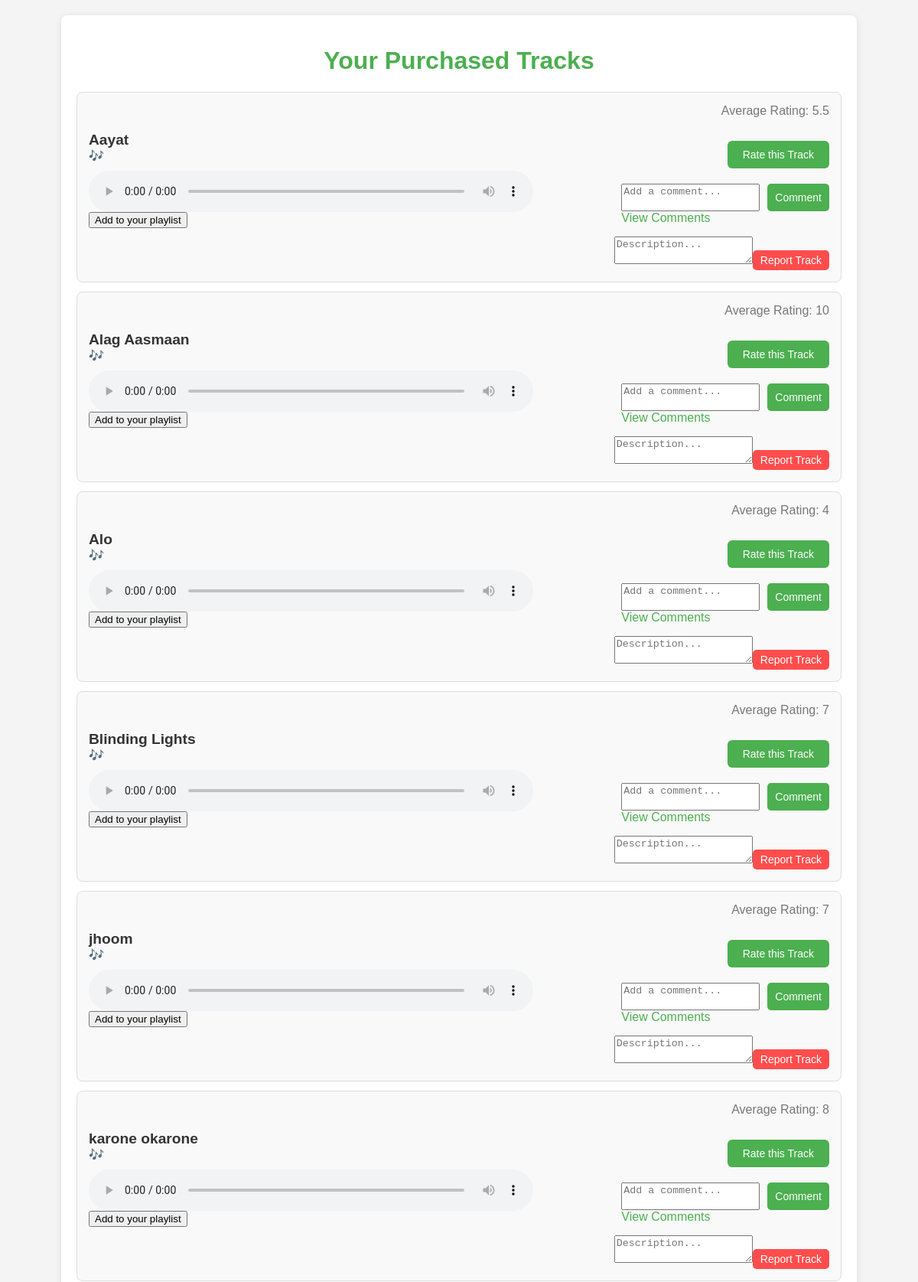
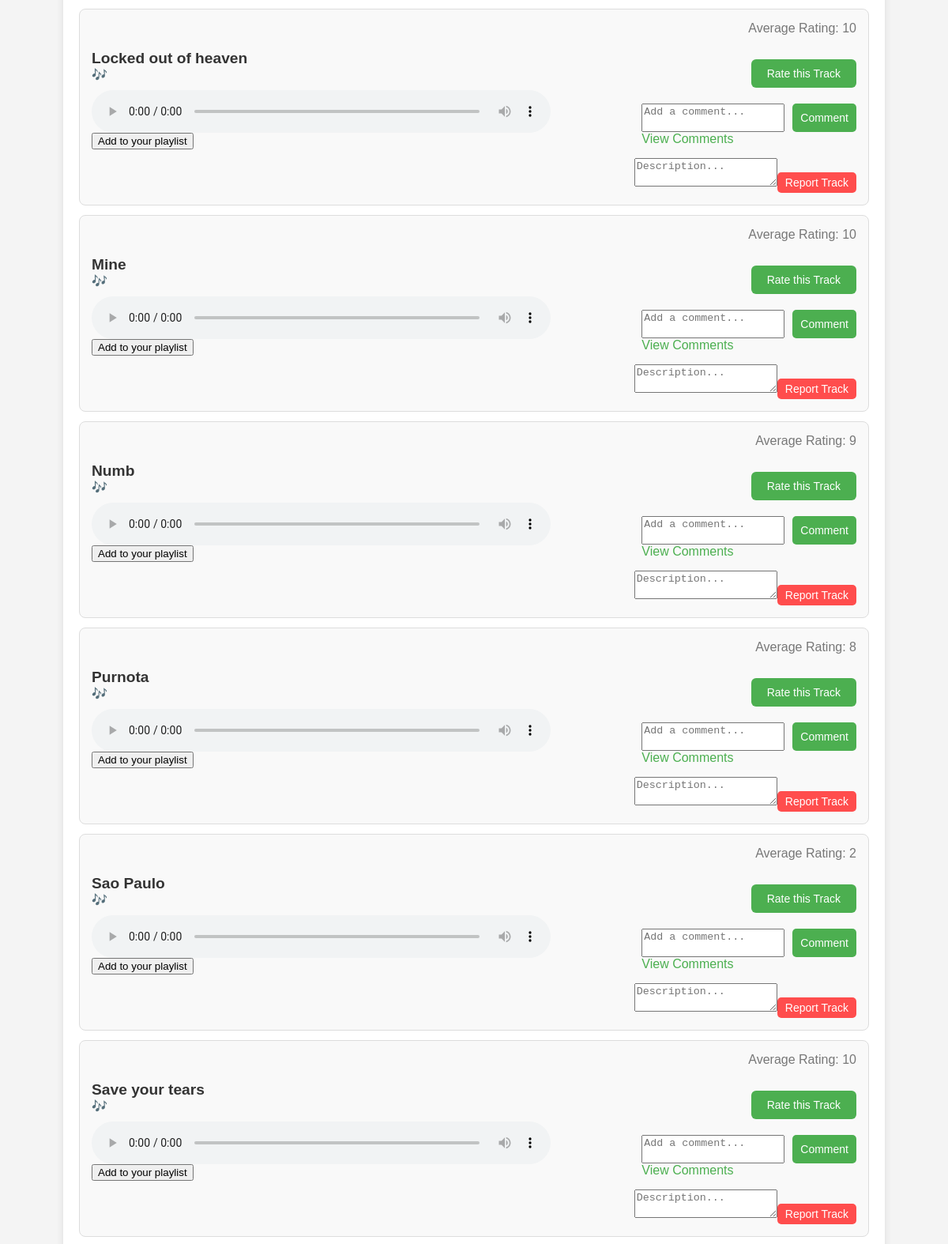
Screenshot of /bought.php (signed in, upper part) with the database file from the repository (2 pictures, top to bottom).
### tables this page shows
CREATE TABLE `tracks` (
  `trackID` int(11) NOT NULL,
  `name` varchar(30) DEFAULT NULL,
  `mediatype` varchar(10) DEFAULT NULL,
  `genreID` int(11) DEFAULT NULL,
  `artistID` int(11) DEFAULT NULL,
  `length` varchar(30) DEFAULT NULL,
  `price` int(11) DEFAULT NULL,
  `size` varchar(30) DEFAULT NULL,
  `composed_date` date DEFAULT NULL,
  `link` varchar(200) DEFAULT NULL,
  `audio_path` varchar(500) DEFAULT NULL
);

### bought.php (the view, shortened to what this page needs)
<?php
if (isset($_SESSION['ID'])) {
   $ID = $_SESSION['ID'];
}
require_once('DBconnect.php');
$sql = "SELECT t.trackID, t.name, t.audio_path, IFNULL(AVG(r.rating), 10) AS average_rating FROM tracks t JOIN invoice i ON i.trackID = t.trackID JOIN customer c ON i.customerID = c.ID LEFT JOIN ratings r ON r.trackID = t.trackID WHERE c.ID = $ID GROUP BY t.trackID ORDER BY t.name";
$result = mysqli_query($conn, $sql);
?>
<!DOCTYPE html>
<html lang="en">
<head>
</head>
<body>
    <div class="container">
        <h1>Your Purchased Tracks</h1>
        <ul class="track-list">
            <?php
            if (mysqli_num_rows($result) > 0) {
                while ($row = mysqli_fetch_assoc($result)) {
                    echo "<li>";
                    echo "<div class='track-info'>";
                    echo "<h3>" . htmlspecialchars($row['name']) . "</h3>";
                    echo "<span> 🎶 </span>";
                    echo "<audio class='audio-player' controls>
                            <source src='" . htmlspecialchars($row['audio_path']) . "' type='audio/mpeg'>
                          </audio>";
                          echo "<form action='confirming.php' method='POST'>
            <input type='hidden' name='trackID' value='" . $row['trackID'] . "'>
            <button type='submit'>Add to your playlist</button>
            </form>";
            echo "<br>";
                    echo "</div>";
                    echo "<div class='rating-comment-container'>";
                    echo "<div class='average-rating'>Average Rating: " . round($row['average_rating'], 2) . "</div>";
                    echo "<div class='rating-section'>";
                    echo "<button class='rate-trigger' onclick='showRatingForm(\"rate-form-" . $row['trackID'] . "\")'>Rate this Track</button>";
                    echo "</div>";
                    echo "<div class='comment-section'>";
                    echo "<form class='comment-form' action='add-comment.php' method='POST'>";
                    echo "<textarea name='comment' placeholder='Add a comment...' required></textarea>";
                    echo "<button type='submit' class='comment-button'>Comment</button>";
                    echo "</form>";
                    echo "<a class='view-comments' href='comment.php?trackID=" . $row['trackID'] . "'>View Comments</a>";
                    echo "</div>";
                    echo "<div class='report-section'>";
                    echo "<form class='report-form' action='submit_report.php' method='POST'>";
                    echo "<textarea name='Report' placeholder='Description...' required></textarea>";
                    echo "<button type='submit' class='report-button'>Report Track</button>";
                    echo "</form>";
                    echo "</div>";
                    echo "</div>";
                    echo "</li>";
                }
            } else {
                echo "<li>No tracks found for your account.</li>";
            }
            ?>
        </ul>
    </div>
</body>
</html>

### bought.php (style rules this page uses)
body { font-family: Arial, sans-serif; background-color: #f4f4f4; margin: 0; padding: 0; }
.container { max-width: 1000px; margin: 20px auto; background-color: #fff; padding: 20px; border-radius: 8px; box-shadow: 0 2px 10px rgba(0, 0, 0, 0.1); }
h1 { text-align: center; color: #4CAF50; }
.track-list { list-style-type: none; padding-left: 0; }
.track-list li { background-color: #f9f9f9; padding: 15px; margin: 12px 0; border-radius: 8px; border: 1px solid #ddd; display: flex; flex-direction: row; align-items: center; justify-content: space-between; }
.track-info { display: flex; flex-direction: column; align-items: flex-start; width: 60%; }
.track-info h3 { margin: 0; font-size: 1.2em; color: #333; }
.audio-player { width: 100%; margin-top: 10px; }
.rating-comment-container { display: flex; flex-direction: column; align-items: flex-end; width: 35%; }
.average-rating { font-size: 1em; color: #777; margin-bottom: 15px; }
.rating-section { display: flex; flex-direction: column; align-items: flex-end; margin-top: 15px; }
.rate-trigger { background-color: #4CAF50; color: white; padding: 10px 20px; font-size: 14px; border: none; border-radius: 6px; cursor: pointer; width: 100%; transition: background-color 0.3s; box-sizing: border-box; }
.comment-section { margin-top: 20px; }
.comment-form { display: flex; flex-direction: row; align-items: right; gap: 10px; }
.comment-form textarea { width: 100%; resize: none; }
.comment-button { background-color: #4CAF50; color: white; padding: 5px 10px; font-size: 14px; border: none; border-radius: 5px; cursor: pointer; }
.view-comments { text-decoration: none; color: #4CAF50; margin-top: 10px; }
.report-section { margin-top: 15px; }
.report-button { background-color: #ff4d4d; color: white; padding: 5px 10px; font-size: 14px; border: none; border-radius: 5px; cursor: pointer; }

### rows the page displays
tracks: name "Aayat", average_rating "5.5"
tracks: name "Alag Aasmaan", average_rating "10"
tracks: name "Alo", average_rating "4"
tracks: name "Blinding Lights", average_rating "7"
tracks: name "jhoom", average_rating "7"
tracks: name "karone okarone", average_rating "8"
tracks: name "Locked out of heaven", average_rating "10"
tracks: name "Mine", average_rating "10"
tracks: name "Numb", average_rating "9"
tracks: name "Purnota", average_rating "8"
tracks: name "Sao Paulo", average_rating "2"
tracks: name "Save your tears", average_rating "10"
